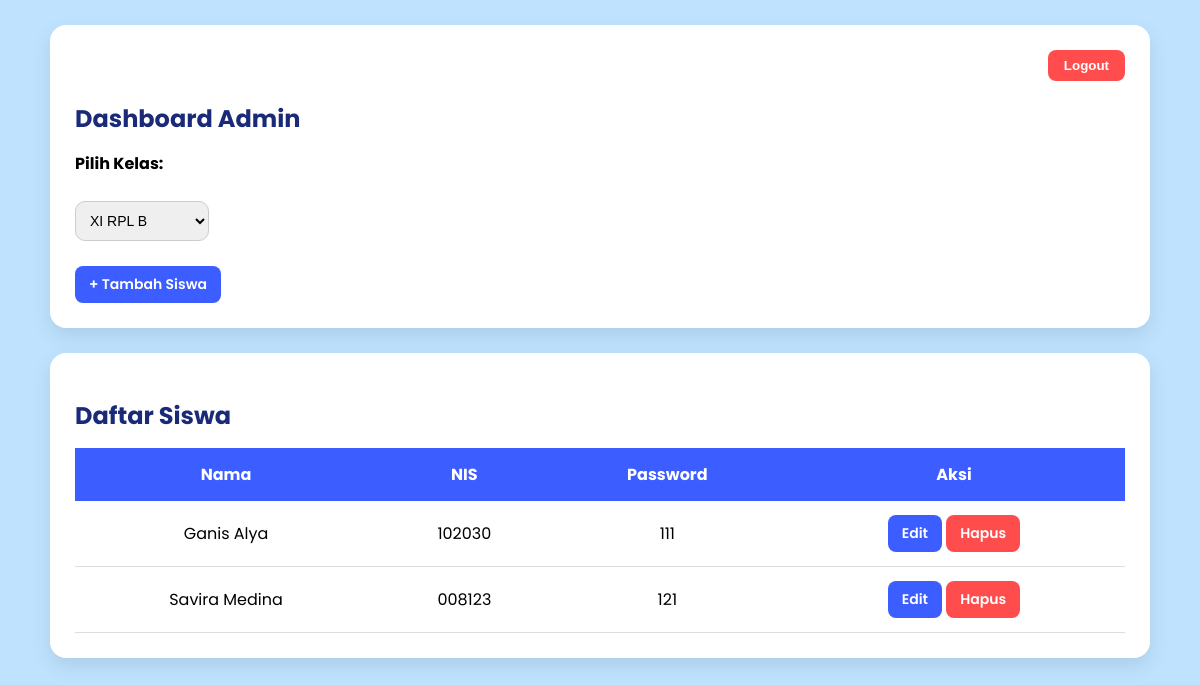
Page /admin_dashboard.php?kelas=4 (signed in) on the committed database.
### tables this page shows
CREATE TABLE `users` (
  `id` int(11) NOT NULL,
  `nama` varchar(100) NOT NULL,
  `nip_nis` varchar(30) NOT NULL,
  `password` varchar(255) NOT NULL,
  `role` enum('admin','guru','siswa') NOT NULL,
  `id_kelas` int(11) DEFAULT NULL
);

### admin_dashboard.php (the view, shortened to what this page needs)
<?php
include "koneksi.php";
$id_kelas = isset($_GET['kelas']) ? $_GET['kelas'] : "";
$kelas = mysqli_query($koneksi, "SELECT * FROM kelas ORDER BY nama_kelas ASC");
$siswa = null;
if ($id_kelas != "") {
    $siswa = mysqli_query($koneksi,
        "SELECT * FROM users
         WHERE id_kelas='$id_kelas' AND role='siswa'
         ORDER BY nama ASC");
}
?>
<!DOCTYPE html>
<html>
<head>
</head>
<body>
<div class="container">
    <div class="box">
        <form action="logout.php" method="post" style="text-align:right;">
            <button type="submit" class="logout-btn">Logout</button>
        </form>
        <h2>Dashboard Admin</h2>
        <form method="GET">
            <label><b>Pilih Kelas:</b></label><br><br>
            <select name="kelas" onchange="this.form.submit()">
                <?php while ($k = mysqli_fetch_assoc($kelas)) { ?>
                    <option value="<?= $k['id'] ?>" <?= ($id_kelas == $k['id']) ? 'selected' : '' ?>>
                        <?= $k['nama_kelas'] ?>
                    </option>
                <?php } ?>
            </select>
        </form>
        <br>
        <?php if ($id_kelas != "") { ?>
            <a href="tambah_siswa.php" class="btn">+ Tambah Siswa</a>
        <?php } ?>
    </div>
    <?php if ($id_kelas != "") { ?>
    <div class="box">
        <h2>Daftar Siswa</h2>
        <table>
            <thead>
                <tr>
                    <th>Nama</th>
                    <th>NIS</th>
                    <th>Password</th>
                    <th>Aksi</th>
                </tr>
            </thead>
            <tbody>
                <?php while ($s = mysqli_fetch_assoc($siswa)) { ?>
                <tr>
                    <td><?= $s['nama'] ?></td>
                    <td><?= $s['nip_nis'] ?></td>
                    <td><?= $s['password'] ?></td>
                    <td class="aksi">
                        <a class="btn" href="edit_siswa.php?id=<?= $s['id'] ?>">Edit</a>
                        <a class="btn btn-danger"
                           href="hapus_siswa.php?id=<?= $s['id'] ?>"
                           onclick="return confirm('Hapus siswa ini?')">Hapus</a>
                    </td>
                </tr>
                <?php } ?>
            </tbody>
        </table>
    </div>
    <?php } ?>
</div>
</body>
</html>

### admin_dashboard.php (style rules this page uses)
body { margin: 0; font-family: 'Poppins', sans-serif; background: #bfe3ff; padding: 25px; }
.container { max-width: 1100px; margin: auto; }
.box { background: white; padding: 25px; border-radius: 16px; box-shadow: 0 8px 20px rgba(0,0,0,0.1); margin-bottom: 25px; }
h2 { color: #1a2a78; margin-bottom: 15px; }
select { padding: 10px; border-radius: 10px; border: 1px solid #ccc; font-size: 14px; }
.btn { background: #3c5dff; color: white; padding: 8px 14px; border-radius: 8px; font-size: 14px; font-weight: 600; text-decoration: none; display: inline-block; }
.btn-danger { background: #ff4d4d; }
.logout-btn { background: #ff4d4d; color: white; padding: 8px 16px; border: none; border-radius: 8px; cursor: pointer; font-weight: 600; }
table { width: 100%; border-collapse: collapse; margin-top: 15px; }
th, td { padding: 14px; text-align: center; }
th { background: #3c5dff; color: white; }
td { border-bottom: 1px solid #ddd; }
.aksi { white-space: nowrap; }

### rows in the picture
users: nama "Ganis Alya", nip_nis "102030", password "111"
users: nama "Savira Medina", nip_nis "008123", password "121"

### other values in the picture
form field kelas "XI RPL B"
